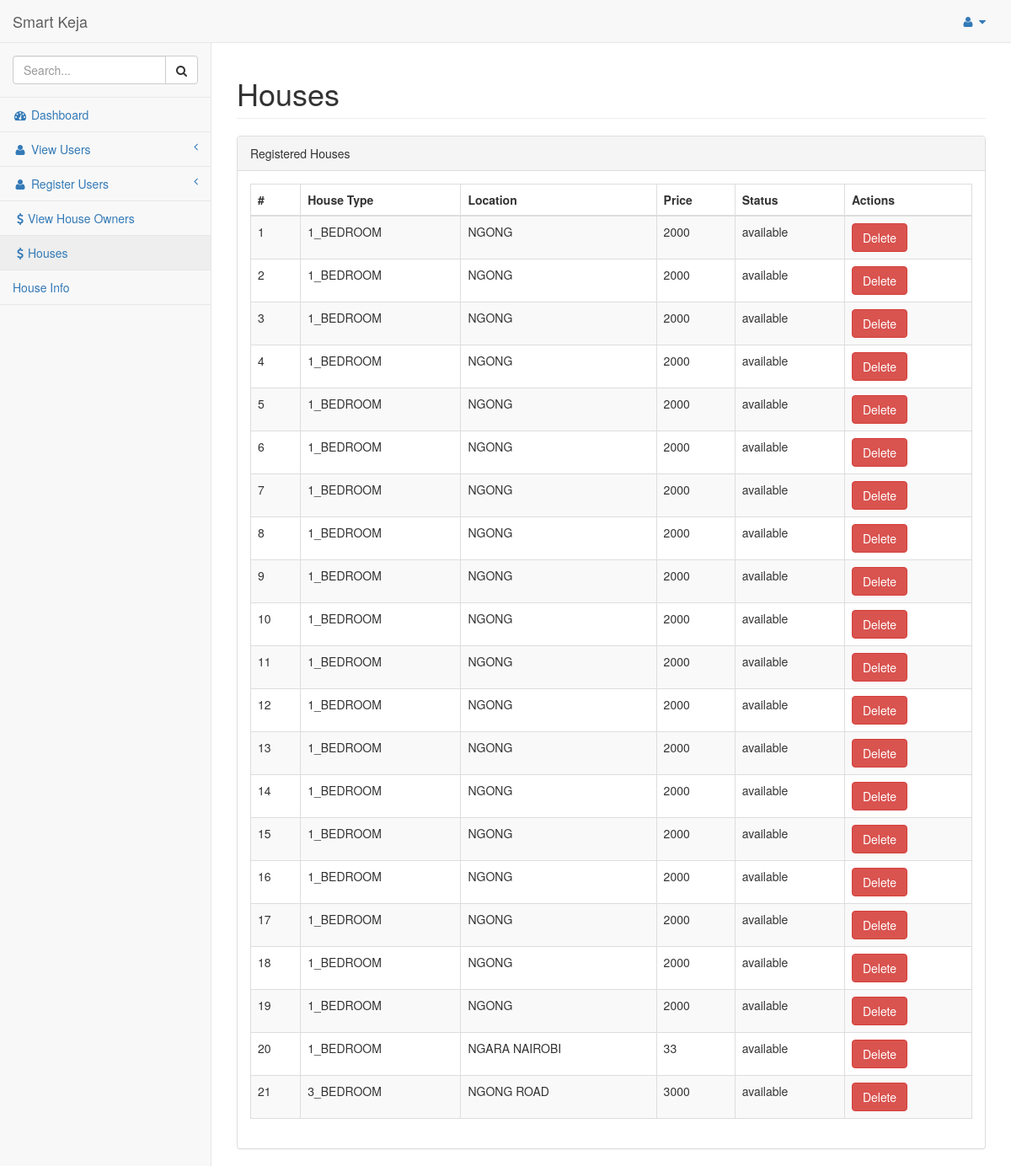
/admin/pages/houses.php, run on an earlier commit of the app's database.
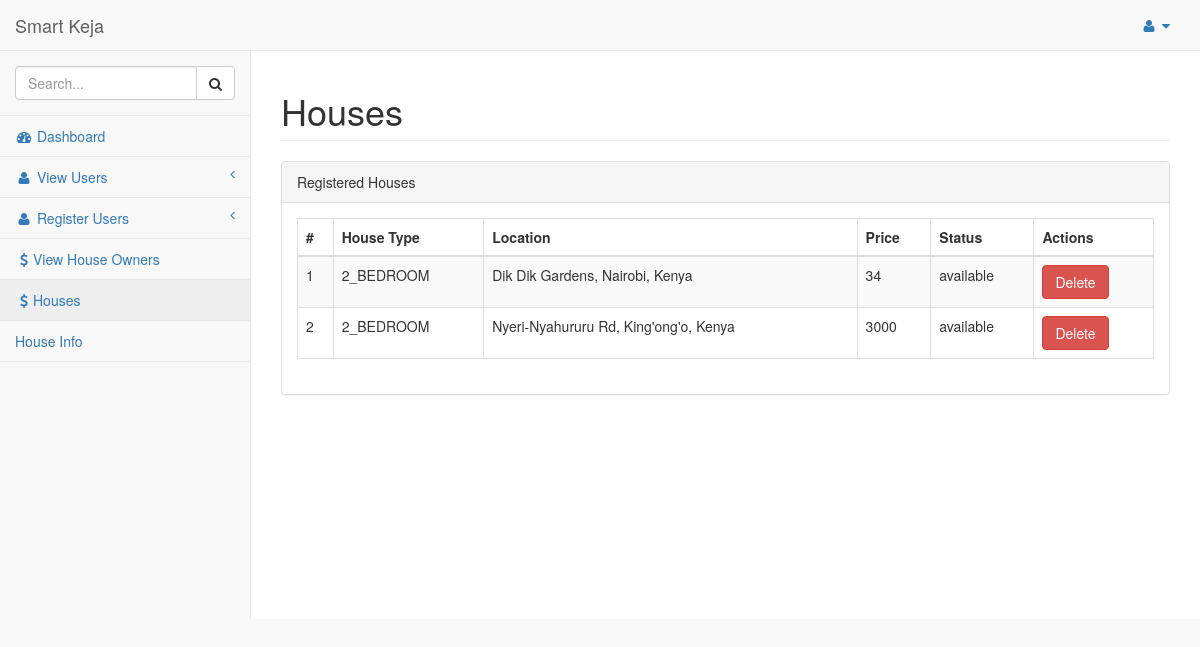
And on a later commit of the database.
### tables this page shows
CREATE TABLE `houses` (
  `id` int(11) NOT NULL,
  `owned_by` int(11) NOT NULL,
  `house_category` enum('1_BEDROOM','2_BEDROOM','3_BEDROOM','BEDSEATER','SINGLE_ROOM','DOUBLE_ROOM') NOT NULL,
  `location` varchar(255) NOT NULL,
  `min_price` float NOT NULL,
  `max_price` float DEFAULT NULL,
  `image1` varchar(128) DEFAULT NULL,
  `image2` varchar(128) DEFAULT NULL,
  `image3` varchar(128) DEFAULT NULL,
  `image4` varchar(128) DEFAULT NULL,
  `image5` varchar(128) DEFAULT NULL,
  `status` enum('booked','available') NOT NULL,
  `lat` float DEFAULT NULL,
  `lng` float DEFAULT NULL
);

### src/App/Controllers/HouseController.php (called while the page is built, shortened)
<?php
class HouseController implements HouseInterface
{
    public static function all()
    {
        $db = new DB();
        $conn = $db->connect();
        try {
            $stmt = $conn->prepare("SELECT * FROM houses WHERE 1");
            if ($stmt->execute() && $stmt->rowCount() > 0) {
                return $stmt->fetchAll(\PDO::FETCH_ASSOC);
            } else {
                return [
                    "error" => "No Data found"
                ];
            }
        } catch (\PDOException $e) {
            return [
                "error" => $e->getMessage()
            ];
        }
    }
}

### admin/pages/houses.php (the view, shortened to what this page needs)
<?php
$houses = HouseController::all();
$counter = 1;
?>
<!DOCTYPE html>
<html lang="en">
<head>
    <link href="../vendor/bootstrap/css/bootstrap.min.css" rel="stylesheet">
    <link href="../vendor/metisMenu/metisMenu.min.css" rel="stylesheet">
    <link href="../vendor/datatables-plugins/dataTables.bootstrap.css" rel="stylesheet">
    <link href="../vendor/datatables-responsive/dataTables.responsive.css" rel="stylesheet">
    <link href="../dist/css/sb-admin-2.css" rel="stylesheet">
    <link href="../vendor/font-awesome/css/font-awesome.min.css" rel="stylesheet" type="text/css">
</head>
<body>
<div id="wrapper">
    <?php include_once 'right_menu.php' ?>
    <div id="page-wrapper">
        <div class="row">
            <div class="col-lg-12">
                <h1 class="page-header">Houses</h1>
            </div>
        </div>
        <div class="row">
            <div class="col-lg-12">
                <div class="panel panel-default">
                    <div class="panel-heading">
                        Registered Houses
                    </div>
                    <div class="panel-body">
                        <?php if (sizeof($houses)> 0 && !isset($houses['error'])) :?>
                        <div class="table-responsive">
                            <table width="100%" class="table table-striped table-bordered table-hover"
                                   id="dataTables-example">
                                <thead>
                                <tr>
                                    <th>#</th>
                                    <th>House Type</th>
                                    <th>Location</th>
                                    <th>Price</th>
                                    <th>Status</th>
                                    <th colspan="1">Actions</th>
                                </tr>
                                </thead>
                                <tbody>
                                <?php foreach ($houses as $house): ?>
                                    <tr class="odd gradeX">
                                        <td><?php echo $counter++ ?></td>
                                        <td><?php echo $house['house_category']; ?></td>
                                        <td><?php echo $house['location']; ?></td>
                                        <td><?php echo $house['min_price']; ?></td>
                                        <td><?php echo $house['status']; ?></td>
                                        <td>
                                            <button class="btn btn-danger" onclick="deleteHouse('<?php echo $house['id'] ?>')"> Delete</button>
                                        </td>
                                    </tr>
                                <?php endforeach; ?>
                                </tbody>
                            </table>
                        </div>
                        <?php else: ?>
                            <div class="alert alert-info">
                                No records!
                            </div>
                        <?php endif;?>
                    </div>
                </div>
            </div>
        </div>
    </div>
</body>
</html>

What changed in the data, as far as the page shows it:
removed houses: house_category "1_BEDROOM", location "NGONG", min_price "2000", status "available"
removed houses: house_category "1_BEDROOM", location "NGONG", min_price "2000", status "available"
removed houses: house_category "1_BEDROOM", location "NGONG", min_price "2000", status "available"
removed houses: house_category "1_BEDROOM", location "NGONG", min_price "2000", status "available"
removed houses: house_category "1_BEDROOM", location "NGONG", min_price "2000", status "available"
removed houses: house_category "1_BEDROOM", location "NGONG", min_price "2000", status "available"
removed houses: house_category "1_BEDROOM", location "NGONG", min_price "2000", status "available"
removed houses: house_category "1_BEDROOM", location "NGONG", min_price "2000", status "available"
removed houses: house_category "1_BEDROOM", location "NGONG", min_price "2000", status "available"
removed houses: house_category "1_BEDROOM", location "NGONG", min_price "2000", status "available"
removed houses: house_category "1_BEDROOM", location "NGONG", min_price "2000", status "available"
removed houses: house_category "1_BEDROOM", location "NGONG", min_price "2000", status "available"
removed houses: house_category "1_BEDROOM", location "NGONG", min_price "2000", status "available"
removed houses: house_category "1_BEDROOM", location "NGONG", min_price "2000", status "available"
removed houses: house_category "1_BEDROOM", location "NGONG", min_price "2000", status "available"
removed houses: house_category "1_BEDROOM", location "NGONG", min_price "2000", status "available"
removed houses: house_category "1_BEDROOM", location "NGONG", min_price "2000", status "available"
removed houses: house_category "1_BEDROOM", location "NGONG", min_price "2000", status "available"
removed houses: house_category "1_BEDROOM", location "NGONG", min_price "2000", status "available"
removed houses: house_category "1_BEDROOM", location "NGARA NAIROBI", min_price "33", status "available"
removed houses: house_category "3_BEDROOM", location "NGONG ROAD", min_price "3000", status "available"
added houses: house_category "2_BEDROOM", location "Dik Dik Gardens, Nairobi, Kenya", min_price "34", status "available"
added houses: house_category "2_BEDROOM", location "Nyeri-Nyahururu Rd, King'ong'o, Kenya", min_price "3000", status "available"
